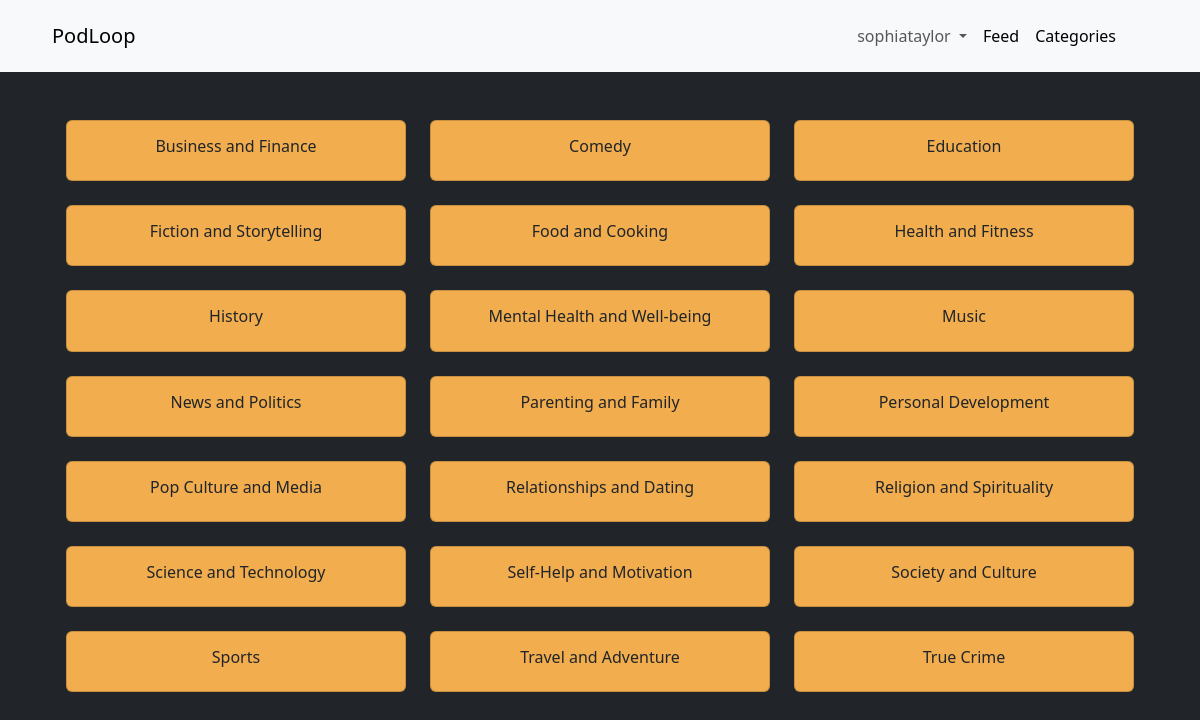
/categories/ (signed in), run on the app's committed database.
### accounts/models.py (models this page shows, shortened)
class User(AbstractBaseUser, PermissionsMixin):
    email = models.EmailField(blank=True, default='', unique=True)
    name = models.CharField(max_length=255, blank=False)
    last_name = models.CharField(max_length=255, blank=False)
    username = models.CharField(max_length=255, blank=False, unique=True)
    is_active = models.BooleanField(default=False)
    is_superuser = models.BooleanField(default=False)
    is_staff = models.BooleanField(default=False)
    is_creator = models.BooleanField(default=False)
    is_email_verified = models.BooleanField(default=False)
    date_joined = models.DateTimeField(default=now, blank=False)
    last_login =  models.DateTimeField(blank=True, null=True)
    link_profile_picture = models.ImageField(upload_to='images')
    objects = CustomUserManager()
    USERNAME_FIELD = 'email'
    EMAIL_FIELD = 'email'
    REQUIRED_FIELDS = ['name','last_name','username']
    class Meta:
        verbose_name = 'User'
        verbose_name_plural = 'Users'

### core/models.py (models this page shows, shortened)
class Category(models.Model):
    name = models.CharField(max_length=50,unique=True,blank=False)
    description = models.CharField(max_length=100,null=True,default=None,blank=True)
    slug = models.CharField(max_length=100,unique=True,null=True)
    class Meta:
        verbose_name_plural = "Categories"

### core/views.py (the view)
# urls.py: path('categories/', CategoryListView.as_view(), name='categories'),
class CategoryListView(ListView):
    model = Category
    template_name = "core/categories.html"
    queryset = Category.objects.order_by("name")
    context_object_name = "categories"

### core/templates/core/categories.html (shortened to what this page needs)
{% extends 'core/base.html' %}  {% block content %}
<ul class="ps-4 pe-4 mt-5">
  <div class="row row-cols-1 row-cols-md-3 g-4">
    {% for category in categories %}
    <div class="col">
      <div class="card">
        <div class="card-body text-center px-1">
          <h6>
            <a
              class="card-title text-center link-underline link-underline-opacity-0"
              href="/categories/{{category.slug}}"
              >{{category.name}}</a
            >
          </h6>
        </div>
      </div>
    </div>
    {% empty %}
    <h1 class="text-light text-center">No Categories yet.</h1>
    {% endfor %}
  </div>
</ul>
{% endblock %}

### core/templates/core/base.html (shortened to what this page needs)
<!DOCTYPE html>
<html>
  <head>
    <link rel="stylesheet" href="" />
    <link
      href="https://cdn.jsdelivr.net/npm/bootstrap@5.3.0-alpha3/dist/css/bootstrap.min.css"
      rel="stylesheet"
    />
  </head>
  <body class="bg-dark">
    <row>
      <nav class="navbar navbar-expand-lg bg-body-tertiary p-3">
        <div class="container-fluid ms-4 me-5">
          <a class="navbar-brand" href="{% url 'core:home' %}">PodLoop</a>
          <div class="collapse navbar-collapse" id="navbarNavDropdown">
            <ul class="navbar-nav ms-auto">
              {% if user.is_authenticated %}
              <li class="nav-item dropdown-center">
                <a
                  class="nav-link dropdown-toggle"
                  href="#"
                  role="button"
                  data-bs-toggle="dropdown"
                  aria-expanded="false"
                >
                  {{user.username}}
                </a>
              </li>
              {% endif %}
              <li class="nav-item">
                <a class="nav-link active" aria-current="page" href="#">Feed</a>
              </li>
              <li class="nav-item">
                <a
                  class="nav-link active"
                  aria-current="page"
                  href="{% url 'core:categories'%}"
                  >Categories</a
                >
              </li>
            </ul>
          </div>
        </div>
      </nav>
    </row>
    <div class="container">{% block content %} {% endblock %}</div>
  </body>
</html>

### core/templates/core/categories.html (style rules this page uses)
.card { background-color: #f1ad4e; }

### data on the page
User: username "sophiataylor"
Category: name "Business and Finance"
Category: name "Comedy"
Category: name "Education"
Category: name "Fiction and Storytelling"
Category: name "Food and Cooking"
Category: name "Health and Fitness"
Category: name "History"
Category: name "Mental Health and Well-being"
Category: name "Music"
Category: name "News and Politics"
Category: name "Parenting and Family"
Category: name "Personal Development"
Category: name "Pop Culture and Media"
Category: name "Relationships and Dating"
Category: name "Religion and Spirituality"
Category: name "Science and Technology"
Category: name "Self-Help and Motivation"
Category: name "Society and Culture"
Category: name "Sports"
Category: name "Travel and Adventure"
Category: name "True Crime"
